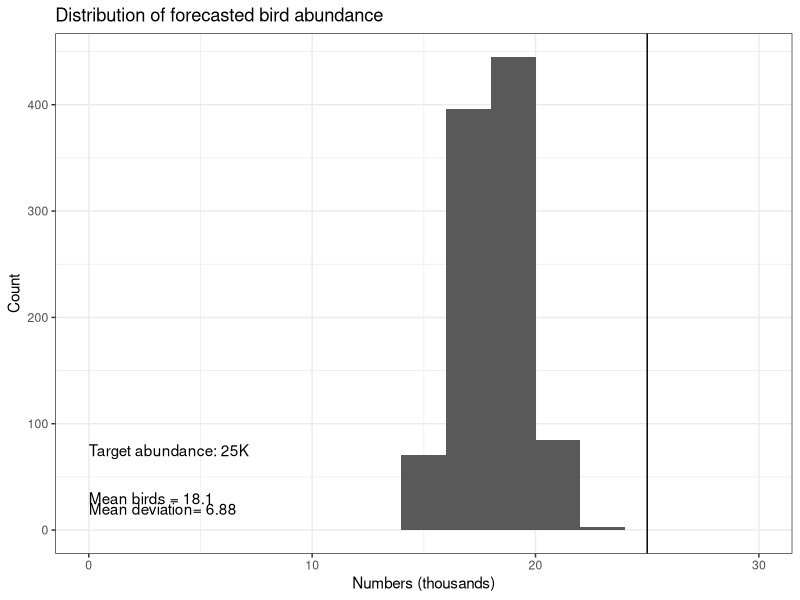
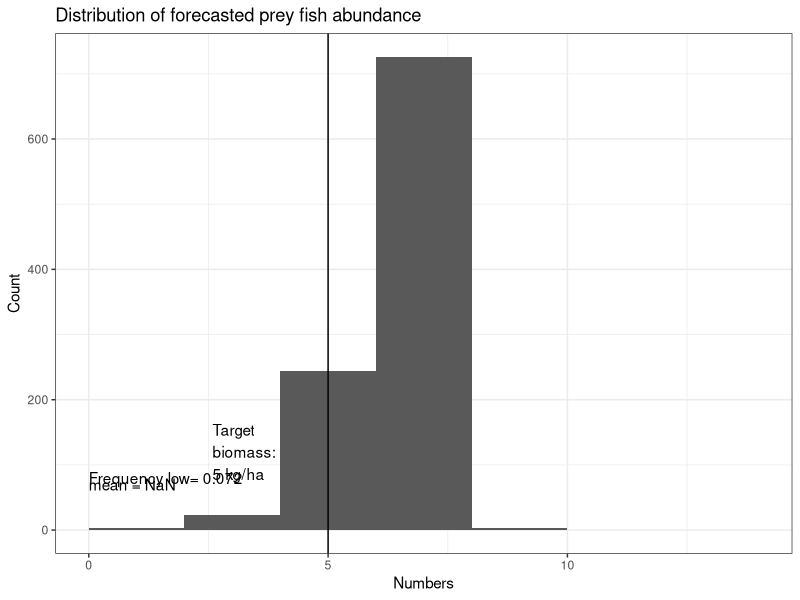

Here is the R script that generated these plots, in order:
#Unit 6, looking at trade-offs among competing objectives
#  First objective is to maintain cormorants close to an acceptable level
#  Second objective is to avoid low prey fish abundances

#We use the model from Assignment 2.4b and add annual stochasticity to birth rates for birds and
#  among simulation stochasticity for pop growth rates for fish
# We add a cull and look for the culling rate that balances cormorant and fish numbers
#  Objective for cormorants:  average deviation from 25,000 birds is minimized
#  Objective for prey fish #1: minimize frequency of of prey biomass < 5 kg/ha

##################################
# Specify feeding area
area <- 25  # ha
# Add feeding season length in days to get total seasonal consumption
daysperseason <- 80

# Define variables for cormorant processes
a <- 1  
b <- .0046
c <- 1
d <- 50
cr <- 0.2 # culling rate

# Define variables for predation
sr <- rep(.05,3)  # same as Tsehaye paper, units are ha/day
ht <- rep(4,3)    # units are days/kg
# functional response calculates consumption in kg per day

#Define population paramters for prey species (logistic model)
prey_r_mean <- c(.5,1.5,2)
prey_r <- numeric(3)
prey_K <- c(10,30,50)

# Set up vectors for time series of numbers and rates
birds_over_time <- numeric(100)
eaten <- array(0,dim=c(3,100))  #prey consumption
prey_over_time <- array(0,dim=c(3,100))  # biomass of prey kg/ha
mortality <- array(0,dim=c(3,100))  # predation mortality

# Start an outer loop over simulations
kreps <- 1000  # of simulations
target_birds <- 25 # management target for cormorants
target_prey <- 5  # management target for fish
final_birds <- numeric(kreps)
target_dev <- numeric(kreps)
final_prey <- array(0,dim=c(3,kreps))
for (k in 1:kreps) {
  # Define starting values for state variables
  birds <- 20  # total numbers
  prey <- c(5, 15, 25)  # three fish prey types, kg per ha
  # Start the main simulation loop over time
  for (i in 1:100) {   # we will run the model for 100 time steps

    for (j in 1:3) {
      eaten[j,i] <- sr[j]*prey[j]/(1+sum(sr*ht*prey)) * birds/area * daysperseason
      # cap consumption at the total biomass available
      eaten[j,i] <- min(prey[j],eaten[j,i])
      # Calculate and save mortality
      mortality[j,i] <- eaten[j,i]/prey[j]
      # If it's the first year, get random prey_r values for this simulation
      if (i == 1) prey_r[j] <- rnorm(1,prey_r_mean[j], prey_r_mean[j]*.2)
    }  
    # Calculate the birth and death rates according to our dynamic processes
    # Add stochastic birth rate
    births_per_female <- a * exp(-b * birds + rnorm(1,0,.2))  # Add lognormal birth error
    deaths_per_capita <- c * birds / (d + birds)

    # Convert rates to actual numbers
    births <- births_per_female * birds / 2  # divide by 2 because per female
    deaths <- deaths_per_capita * birds + cr * birds # add culling
    
    # Apply the tautologies
    # birds
    birds <- birds + births - deaths
    if (birds < 0) birds <- 0  #trap negative numbers
    # prey fish
    # add stochastic variation in prey r
    prey <- prey + prey_r*prey*(1-prey/prey_K) - mortality[,i]*prey
    
    # Update the vectors of numbers and rates at the end of the time step
    birds_over_time[i] <- birds/area
    prey_over_time[,i] <- prey  # calculate consumption for each prey
   
    #close the time loop
  }
  #save final numbers
  final_birds[k] <- mean(birds_over_time[80:100]) * area
  target_dev[k] <- abs(final_birds[k]-target_birds)  # cormorant performance metric
  for (j in 1:3) {
    final_prey[j,k] <- mean(prey_over_time[j,80:100])
  }
}

count_low <- length(which(final_prey[1,]<target_prey))  # fish performance metric

# Display final values and performance metrics
mean(final_birds)
mean(final_prey[1,])
cr
mean(target_dev)
count_low/kreps

# Plot the histograms of results
library(ggplot2)
b_breaks <- seq(0,30,2)  # define bins for histogram using "breaks"
Dist_birds <- ggplot() +
  geom_histogram(mapping = aes(x=final_birds),
                 breaks=b_breaks) +
  geom_vline(xintercept = 25) +
  labs(title="Distribution of forecasted bird abundance",
       x="Numbers (thousands)",
       y="Count") +
  annotate(geom="text", x=0, y=30, hjust=0,
           label=paste('Mean birds =',signif(mean(final_birds),3), sep=" ")) +
  annotate(geom="text", x=0, y=20, hjust=0,
           label=paste('Mean deviation=',signif(mean(target_dev),3), sep=" ")) +
  annotate(geom="text", x=0,y=75, hjust=0,
           label="Target abundance: 25K") +
  theme_bw()
plot(Dist_birds)

p_breaks <- seq(0,15,2)  # define bins for histogram using "breaks"
Dist_fish <- ggplot() +
  geom_histogram(mapping = aes(x=final_prey[1,]),
                 breaks=p_breaks) +
  geom_vline(xintercept = 5) + 
  labs(title="Distribution of forecasted prey fish abundance",
       x="Numbers",
       y="Count") +
  annotate(geom="text", x=0, y=70, hjust=0,
           label=paste('mean =',signif(mean(final_prey[1,]),3), sep=" ")) +
  annotate(geom="text", x=0, y=80, hjust=0,
           label=paste('Frequency low=',count_low/kreps, sep=" ")) +
  annotate(geom="text", x=2.5,y=120, hjust=0,
           label=" Target\n biomass:\n 5 kg/ha") +
  theme_bw()
plot(Dist_fish)   
